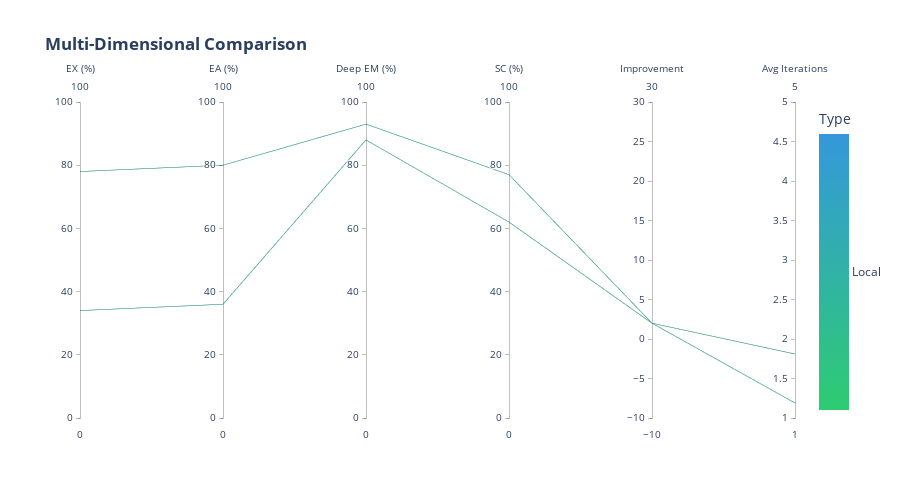

Notebook source saved alongside this figure:
### Markdown cell above
## 14. Parallel Coordinates Plot

### Code cell
def plot_parallel_coordinates(df):
    """Parallel coordinates for multi-dimensional comparison."""
    df_plot = df.copy()
    df_plot['Type_num'] = df_plot['Type'].map({'Local': 0, 'Frontier': 1})
    
    fig = go.Figure(data=go.Parcoords(
        line=dict(color=df_plot['Type_num'], colorscale=[[0, '#2ecc71'], [1, '#3498db']], showscale=True,
                 colorbar=dict(title='Type', tickvals=[0, 1], ticktext=['Local', 'Frontier'])),
        dimensions=[
            dict(label='EX (%)', values=df_plot['EX (%)'], range=[0, 100]),
            dict(label='EA (%)', values=df_plot['EA (%)'], range=[0, 100]),
            dict(label='Deep EM (%)', values=df_plot['Deep EM (%)'], range=[0, 100]),
            dict(label='SC (%)', values=df_plot['SC (%)'], range=[0, 100]),
            dict(label='Improvement', values=df_plot['Improvement'], range=[-10, 30]),
            dict(label='Avg Iterations', values=df_plot['Avg Iterations'], range=[1, 5])
        ]
    ))
    fig.update_layout(title='<b>Multi-Dimensional Comparison</b>', template='plotly_white', height=500)
    fig.show()
    return fig

if results:
    fig_parallel = plot_parallel_coordinates(df_overall)

### Figure 1 — Plotly figure (JSON) as saved in the notebook; plotly's stock layout.template omitted (floating-point values rounded to 4 significant figures)
{"data": [{"dimensions": [{"label": "EX (%)", "range": [0, 100], "values": [78.0, 34.0]}, {"label": "EA (%)", "range": [0, 100], "values": [80.0, 36.0]}, {"label": "Deep EM (%)", "range": [0, 100], "values": [93.0, 88.0]}, {"label": "SC (%)", "range": [0, 100], "values": [77.0, 62.0]}, {"label": "Improvement", "range": [-10, 30], "values": [2.0, 2.0]}, {"label": "Avg Iterations", "range": [1, 5], "values": [1.19, 1.81]}], "line": {"color": [0, 0], "colorbar": {"ticktext": ["Local", "Frontier"], "tickvals": [0, 1], "title": {"text": "Type"}}, "colorscale": [[0, "#2ecc71"], [1, "#3498db"]], "showscale": true}, "type": "parcoords"}], "layout": {"height": 500, "title": {"text": "<b>Multi-Dimensional Comparison</b>"}}}
